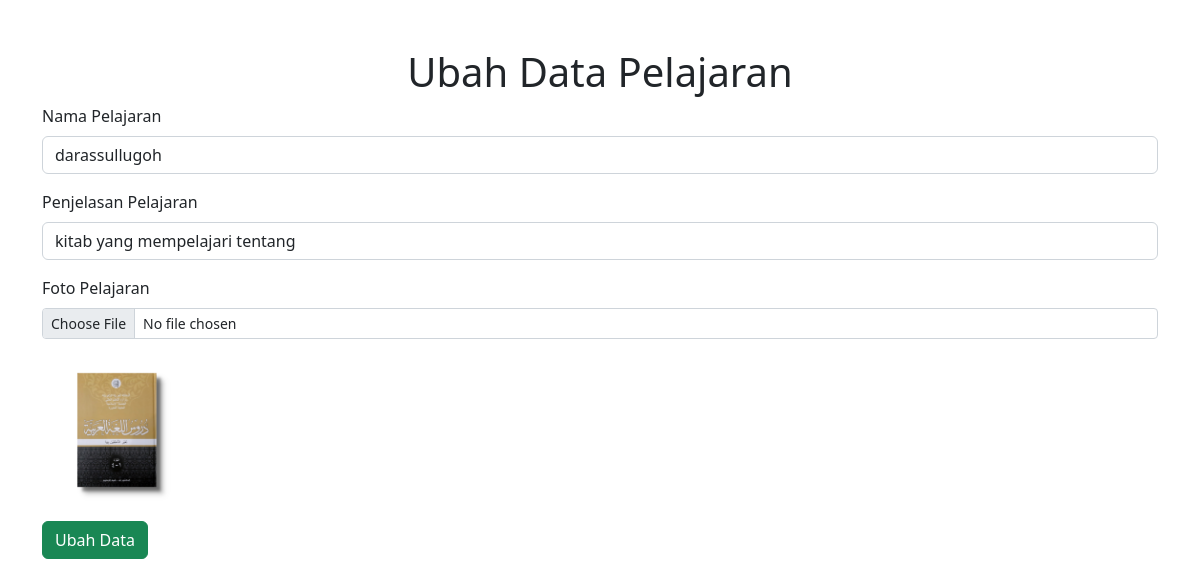
Page /app/pelajaran/ubah.php?id=14 on the committed database.
### tables this page shows
CREATE TABLE `pelajaran` (
  `id_pelajaran` int(11) NOT NULL,
  `nama_pelajaran` text NOT NULL,
  `penjelasan_pelajaran` text NOT NULL,
  `foto_pelajaran` text NOT NULL
);

### app/functions.php (called while the page is built, shortened)
<?php
$conn = mysqli_connect("localhost", "root", "", "darul_atqia");
function query($query)
{
    global $conn;
    $result = mysqli_query($conn, $query);
    $rows = [];
    while ($row = mysqli_fetch_assoc($result)) {
        $rows[] = $row;
    }
    return $rows;
}

### app/pelajaran/ubah.php (the view, shortened to what this page needs)
<?php
require '../functions.php';
$id = $_GET["id"];
$mapel = query("SELECT * FROM pelajaran WHERE id_pelajaran =$id")[0];
?>
<!DOCTYPE html>
<html lang="en">
<head>
    <link href="https://cdn.jsdelivr.net/npm/bootstrap@5.2.3/dist/css/bootstrap.min.css" rel="stylesheet">
</head>
</head>
<body>
    <h1 class="text-center mt-5">Ubah Data Pelajaran</h1>
    <form action="" method="post" enctype="multipart/form-data">
        <div class="container">
            <div class="mb-3">
                <label for="nama_pelajaran" class="form-label">Nama Pelajaran</label>
                <input type="text" class="form-control" name="nama_pelajaran" id="nama_pelajaran" required value="<?= $mapel["nama_pelajaran"]; ?>">
            </div>
            <div class="mb-3">
                <label for="penjelasan_pelajaran" class="form-label">Penjelasan Pelajaran</label>
                <input type="text" class="form-control" rows="3" name="penjelasan_pelajaran" id="penjelasan_pelajaran" required value="<?= $mapel["penjelasan_pelajaran"]; ?>"></input>
            </div>
            <div class="mb-3">
                <label for="foto_pelajaran" class="form-label">Foto Pelajaran</label>
                <input class="form-control form-control-sm" name="foto_pelajaran" id="foto_pelajaran" type="file" required>
                <div class="mt-3">
                    <img src="../../source/images/pelajaran/<?= $mapel['foto_pelajaran'] ?>" alt="<?= $mapel['nama_pelajaran'] ?>" width="150px">
                </div>
            </div>
            <button class="btn btn-success" type="sumbit" name="submit">Ubah Data</button>
        </div>
    </form>
</body>
</html>

### rows in the picture
pelajaran: nama_pelajaran "darassullugoh", penjelasan_pelajaran "kitab yang mempelajari tentang", foto_pelajaran (picture)
